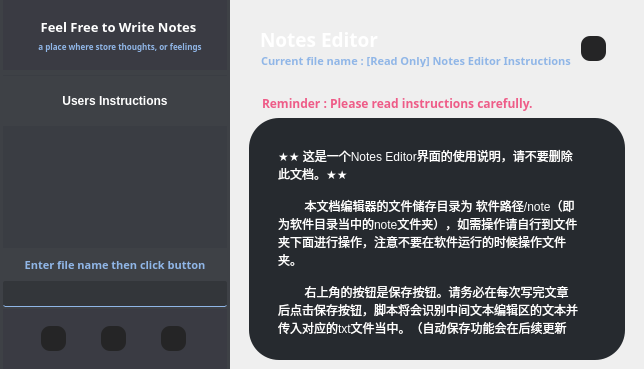
            <widget class="QWidget" name="page_note_container">
             <property name="styleSheet">
              <string notr="true">QScrollBar:vertical {
	border: none;
    background: #ffffff;
    width: 17.5px;
    margin: 0;
	border-radius: 0px;
 }
QScrollBar::handle:vertical {	
	background: #90b6e7;
	width :8px;
    min-height: 25px;
	border-radius: 4px
 }


/*设置上下按钮*/
 QScrollBar::add-line:vertical {
     border: none;
    background: transparent;
     height: 20px;
	border-bottom-left-radius: 4px;
    border-bottom-right-radius: 4px;
     subcontrol-position: bottom;
     subcontrol-origin: margin;
 }
 QScrollBar::sub-line:vertical {
	border: none;
    background: transparent;
     height: 20px;
	border-top-left-radius: 4px;
    border-top-right-radius: 4px;
     subcontrol-position: top;
     subcontrol-origin: margin;
 }


/*防止遮住滑条背景颜色*/
 QScrollBar::up-arrow:vertical, QScrollBar::down-arrow:vertical {
     background: none;
 }
 QScrollBar::add-page:vertical, QScrollBar::sub-page:vertical {
     background: none;
 }
</string>
             </property>
             <layout class="QHBoxLayout" name="horizontalLayout_7">
              <property name="spacing">
               <number>0</number>
              </property>
              <property name="leftMargin">
               <number>0</number>
              </property>
              <property name="topMargin">
               <number>0</number>
              </property>
              <property name="rightMargin">
               <number>0</number>
              </property>
              <property name="bottomMargin">
               <number>0</number>
              </property>
              <item>
               <widget class="QWidget" name="note_list" native="true">
                <property name="minimumSize">
                 <size>
                  <width>230</width>
                  <height>0</height>
                 </size>
                </property>
                <property name="maximumSize">
                 <size>
                  <width>230</width>
                  <height>16777215</height>
                 </size>
                </property>
                <property name="styleSheet">
                 <string notr="true">* {
background-color: #3e4146;
border : 0;
margin :0;
}



/* scroll bar*/
 QScrollBar:vertical {
	border: none;
    background: #303030;
    width: 8px;
    margin: 21px 0 21px 0;
	border-radius: 0px;
 }
 QScrollBar::handle:vertical {	
	background: #90b6e7;
    min-height: 25px;
	border-radius: 4px
 }


/*设置上下滑条按钮*/
 QScrollBar::add-line:vertical {
     border: none;
    background: #252526;
     height: 20px;
	border-bottom-left-radius: 4px;
    border-bottom-right-radius: 4px;
     subcontrol-position: bottom;
     subcontrol-origin: margin;
 }
 QScrollBar::sub-line:vertical {
	border: none;
    background: #252526;
     height: 20px;
	border-top-left-radius: 4px;
    border-top-right-radius: 4px;
     subcontrol-position: top;
     subcontrol-origin: margin;
 }


/*防止遮住滑条背景颜色*/
 QScrollBar::up-arrow:vertical, QScrollBar::down-arrow:vertical {
     background: none;
 }
 QScrollBar::add-page:vertical, QScrollBar::sub-page:vertical {
     background: none;
 }








/* scroll bar   horizontal 隐藏!!!!!*/
 QScrollBar:horizontal {
	border: none;
    background: transparent;
    width: 0;
 }
 QScrollBar::handle:horizontal {	
	border: none;
    background: transparent;
    width: 0;
 }


 QScrollBar::add-line:horizontal {
     border: none;
    background: transparent;
    width: 0;
 }
 QScrollBar::sub-line:horizontal {
	border: none;
    background: transparent;
    width: 0;
 }


/*防止遮住滑条背景颜色*/
 QScrollBar::up-arrow:horizontal, QScrollBar::down-arrow:horizontal {
     border: none;
    background: transparent;
    width: 0;
 }
 QScrollBar::add-page:horizontal, QScrollBar::sub-page:horizontal {
     border: none;
    background: transparent;
    width: 0;
 }







/*输入条*/
QLineEdit {
        background-color: #33363a;
        border-radius : 2px;
	    max-height : 9px;
        border-bottom: 1px solid #90b6e7;
        padding: 5px;
    }
QLineEdit:focus {
		background-color: #454555;
        border-bottom: 1px solid #ffffff;
    }
</string>
                </property>
                <layout class="QVBoxLayout" name="verticalLayout_15">
                 <property name="spacing">
                  <number>5</number>
                 </property>
                 <property name="leftMargin">
                  <number>3</number>
                 </property>
                 <property name="topMargin">
                  <number>0</number>
                 </property>
                 <property name="rightMargin">
                  <number>3</number>
                 </property>
                 <property name="bottomMargin">
                  <number>0</number>
                 </property>
                 <item>
                  <widget class="QWidget" name="note_list_text_container" native="true">
                   <property name="minimumSize">
                    <size>
                     <width>0</width>
                     <height>70</height>
                    </size>
                   </property>
                   <property name="maximumSize">
                    <size>
                     <width>16777215</width>
                     <height>70</height>
                    </size>
                   </property>
                   <property name="toolTip">
                    <string>Feel free to write notes here ~</string>
                   </property>
                   <property name="layoutDirection">
                    <enum>Qt::LayoutDirection::LeftToRight</enum>
                   </property>
                   <property name="styleSheet">
                    <string notr="true">background : #3a3b43;</string>
                   </property>
                   <layout class="QVBoxLayout" name="verticalLayout_17">
                    <property name="spacing">
                     <number>0</number>
                    </property>
                    <property name="leftMargin">
                     <number>0</number>
                    </property>
                    <property name="topMargin">
                     <number>0</number>
                    </property>
                    <property name="rightMargin">
                     <number>0</number>
                    </property>
                    <property name="bottomMargin">
                     <number>0</number>
                    </property>
                    <item>
                     <widget class="QWidget" name="note_text_container_3" native="true">
                      <property name="minimumSize">
                       <size>
                        <width>0</width>
                        <height>70</height>
                       </size>
                      </property>
                      <property name="maximumSize">
                       <size>
                        <width>16777215</width>
                        <height>70</height>
                       </size>
                      </property>
                      <property name="layoutDirection">
                       <enum>Qt::LayoutDirection::LeftToRight</enum>
                      </property>
                      <layout class="QVBoxLayout" name="verticalLayout_16">
                       <property name="spacing">
                        <number>5</number>
                       </property>
                       <property name="leftMargin">
                        <number>0</number>
                       </property>
                       <property name="topMargin">
                        <number>0</number>
                       </property>
                       <property name="rightMargin">
                        <number>0</number>
                       </property>
                       <property name="bottomMargin">
                        <number>0</number>
                       </property>
                       <item>
                        <spacer name="verticalSpacer_7">
                         <property name="orientation">
                          <enum>Qt::Orientation::Vertical</enum>
                         </property>
                         <property name="sizeType">
                          <enum>QSizePolicy::Policy::Fixed</enum>
                         </property>
                         <property name="sizeHint" stdset="0">
                          <size>
                           <width>20</width>
                           <height>18</height>
                          </size>
                         </property>
                        </spacer>
                       </item>
                       <item>
                        <widget class="QLabel" name="four_title_label_3">
                         <property name="maximumSize">
                          <size>
                           <width>16777215</width>
                           <height>18</height>
                          </size>
                         </property>
                         <property name="font">
                          <font>
                           <family>Comfortaa</family>
                           <pointsize>10</pointsize>
                           <bold>true</bold>
                          </font>
                         </property>
                         <property name="toolTip">
                          <string/>
                         </property>
                         <property name="layoutDirection">
                          <enum>Qt::LayoutDirection::LeftToRight</enum>
                         </property>
                         <property name="styleSheet">
                          <string notr="true">color: #ffffff; 
margin-left : 7px; </string>
                         </property>
                         <property name="text">
                          <string>Feel Free to Write Notes</string>
                         </property>
                         <property name="alignment">
                          <set>Qt::AlignmentFlag::AlignCenter</set>
                         </property>
                        </widget>
                       </item>
                       <item>
                        <widget class="QLabel" name="four_update_label_3">
                         <property name="maximumSize">
                          <size>
                           <width>16777215</width>
                           <height>12</height>
                          </size>
                         </property>
                         <property name="font">
                          <font>
                           <family>Comfortaa</family>
                           <pointsize>6</pointsize>
                           <bold>true</bold>
                          </font>
                         </property>
                         <property name="styleSheet">
                          <string notr="true">margin-left : 10px; 
color : #90b6e7;</string>
                         </property>
                         <property name="text">
                          <string>a place where store thoughts, or feelings</string>
                         </property>
                         <property name="alignment">
                          <set>Qt::AlignmentFlag::AlignCenter</set>
                         </property>
                        </widget>
                       </item>
                       <item>
                        <spacer name="verticalSpacer_6">
                         <property name="orientation">
                          <enum>Qt::Orientation::Vertical</enum>
                         </property>
                         <property name="sizeType">
                          <enum>QSizePolicy::Policy::Expanding</enum>
                         </property>
                         <property name="sizeHint" stdset="0">
                          <size>
                           <width>20</width>
                           <height>10</height>
                          </size>
                         </property>
                        </spacer>
                       </item>
                      </layout>
                     </widget>
                    </item>
                   </layout>
                  </widget>
                 </item>
                 <item>
                  <widget class="QScrollArea" name="scrollArea">
                   <property name="styleSheet">
                    <string notr="true">QPushButton {
	min-height : 50px;
	font-family : &quot;Comfortaa&quot;;
	font-weight : Bold;
	color : white;

}</string>
                   </property>
                   <property name="widgetResizable">
                    <bool>true</bool>
                   </property>
                   <widget class="QWidget" name="scrollAreaWidgetContents">
                    <property name="geometry">
                     <rect>
                      <x>0</x>
                      <y>0</y>
                      <width>224</width>
                      <height>554</height>
                     </rect>
                    </property>
                    <property name="styleSheet">
                     <string notr="true">* {
background:#3a3d43;
}

QPushButton {
	background-color : #3e4146;
	border : 0;
	max-width : 230px;
}

QPushButton:hover {
	background-color : #515660;
}

QPushButton:pressed {
	background-color : #2b2e32;
}
</string>
                    </property>
                    <layout class="QVBoxLayout" name="verticalLayout_18">
                     <property name="spacing">
                      <number>2</number>
                     </property>
                     <property name="leftMargin">
                      <number>0</number>
                     </property>
                     <property name="topMargin">
                      <number>1</number>
                     </property>
                     <property name="rightMargin">
                      <number>0</number>
                     </property>
                     <property name="bottomMargin">
                      <number>1</number>
                     </property>
                     <item>
                      <widget class="QPushButton" name="note_instructions_btn">
                       <property name="text">
                        <string>Users Instructions</string>
                       </property>
                      </widget>
                     </item>
                     <item>
                      <spacer name="verticalSpacer_8">
                       <property name="orientation">
                        <enum>Qt::Orientation::Vertical</enum>
                       </property>
                       <property name="sizeHint" stdset="0">
                        <size>
                         <width>20</width>
                         <height>40</height>
                        </size>
                       </property>
                      </spacer>
                     </item>
                    </layout>
                   </widget>
                  </widget>
                 </item>
                 <item>
                  <widget class="QLabel" name="note_status_bar">
                   <property name="font">
                    <font>
                     <family>Comfortaa</family>
                     <pointsize>8</pointsize>
                     <bold>true</bold>
                    </font>
                   </property>
                   <property name="styleSheet">
                    <string notr="true">color : #90b6e7; padding-top : 4px;</string>
                   </property>
                   <property name="text">
                    <string>Enter file name then click button</string>
                   </property>
                   <property name="alignment">
                    <set>Qt::AlignmentFlag::AlignCenter</set>
                   </property>
                  </widget>
                 </item>
                 <item>
                  <widget class="QLineEdit" name="note_enter_passage_name">
                   <property name="minimumSize">
                    <size>
                     <width>0</width>
                     <height>26</height>
                    </size>
                   </property>
                   <property name="font">
                    <font>
                     <family>Comfortaa</family>
                     <pointsize>8</pointsize>
                     <bold>true</bold>
                    </font>
                   </property>
                   <property name="styleSheet">
                    <string notr="true">color : white; </string>
                   </property>
                  </widget>
                 </item>
                 <item>
                  <widget class="QWidget" name="note_add_del_container" native="true">
                   <property name="minimumSize">
                    <size>
                     <width>0</width>
                     <height>60</height>
                    </size>
                   </property>
                   <property name="styleSheet">
                    <string notr="true">* {
background : #3a3b43;
}

/*每个按钮的样式在这里*/

QPushButton {
	background-color : #252526;
	border-radius : 9px;
}

QPushButton:hover {
	background-color : #33363a;
	border-radius : 9px;
}

QPushButton:pressed {
	background-color : #90b6e7;
	border-radius : 9px;
}


QPushButton#note_add_btn {
    icon: url(:/png/png/add_page.png);
    icon-size: 17px 17px;
}
QPushButton#note_add_btn:pressed {
    icon: url(:/png_press/png/add_page_press.png);
    icon-size: 17px 17px;
}
QPushButton#note_delete_btn {
    icon: url(:/png/png/delete.png);
    icon-size: 17px 17px;
}
QPushButton#note_delete_btn:pressed {
    icon: url(:/png_press/png/delete_press.png);
    icon-size: 17px 17px;
}
QPushButton#note_rename_btn {
    icon: url(:/png/png/rename.png);
    icon-size: 17px 17px;
}
QPushButton#note_rename_btn:pressed {
    icon: url(:/png_press/png/rename_press.png);
    icon-size: 17px 17px;
}

</string>
                   </property>
                   <layout class="QHBoxLayout" name="horizontalLayout_9">
                    <item>
                     <widget class="QPushButton" name="note_add_btn">
                      <property name="maximumSize">
                       <size>
                        <width>25</width>
                        <height>25</height>
                       </size>
                      </property>
                      <property name="styleSheet">
                       <string notr="true"/>
                      </property>
                      <property name="text">
                       <string/>
                      </property>
                     </widget>
                    </item>
                    <item>
                     <widget class="QPushButton" name="note_rename_btn">
                      <property name="maximumSize">
                       <size>
                        <width>25</width>
                        <height>25</height>
                       </size>
                      </property>
                      <property name="text">
                       <string/>
                      </property>
                     </widget>
                    </item>
                    <item>
                     <widget class="QPushButton" name="note_delete_btn">
                      <property name="maximumSize">
                       <size>
                        <width>25</width>
                        <height>25</height>
                       </size>
                      </property>
                      <property name="styleSheet">
                       <string notr="true"/>
                      </property>
                      <property name="text">
                       <string/>
                      </property>
                     </widget>
                    </item>
                   </layout>
                  </widget>
                 </item>
                </layout>
               </widget>
              </item>
              <item>
               <widget class="QWidget" name="content_area" native="true">
                <property name="minimumSize">
                 <size>
                  <width>0</width>
                  <height>0</height>
                 </size>
                </property>
                <layout class="QVBoxLayout" name="verticalLayout_11">
                 <item>
                  <widget class="QWidget" name="text_enter_container" native="true">
                   <property name="minimumSize">
                    <size>
                     <width>0</width>
                     <height>80</height>
                    </size>
                   </property>
                   <property name="maximumSize">
                    <size>
                     <width>16777215</width>
                     <height>80</height>
                    </size>
                   </property>
                   <property name="styleSheet">
                    <string notr="true">QPushButton {
	background-color : #252526;
	border-radius : 9px;
}

QPushButton:hover {
	background-color : #33363a;
	border-radius : 9px;
}

QPushButton:pressed {
	background-color : #90b6e7;
	border-radius : 9px;
}

QPushButton#save_text {
    icon: url(:/png/png/save_2.png);
    icon-size: 17px 17px;
}
QPushButton#save_text:pressed {
    icon: url(:/png_press/png/save_2_press.png);
    icon-size: 17px 17px;
}
</string>
                   </property>
                   <layout class="QHBoxLayout" name="horizontalLayout_8">
                    <property name="bottomMargin">
                     <number>9</number>
                    </property>
                    <item>
                     <widget class="QWidget" name="note_text_container" native="true">
                      <property name="maximumSize">
                       <size>
                        <width>16777215</width>
                        <height>40</height>
                       </size>
                      </property>
                      <layout class="QVBoxLayout" name="verticalLayout_12">
                       <property name="spacing">
                        <number>6</number>
                       </property>
                       <property name="leftMargin">
                        <number>0</number>
                       </property>
                       <property name="topMargin">
                        <number>0</number>
                       </property>
                       <property name="rightMargin">
                        <number>0</number>
                       </property>
                       <property name="bottomMargin">
                        <number>0</number>
                       </property>
                       <item>
                        <widget class="QLabel" name="note_title_label">
                         <property name="maximumSize">
                          <size>
                           <width>16777215</width>
                           <height>20</height>
                          </size>
                         </property>
                         <property name="font">
                          <font>
                           <family>Comfortaa</family>
                           <pointsize>14</pointsize>
                           <bold>true</bold>
                          </font>
                         </property>
                         <property name="styleSheet">
                          <string notr="true">color: #ffffff; 
margin-left : 7px; </string>
                         </property>
                         <property name="text">
                          <string>Notes Editor</string>
                         </property>
                        </widget>
                       </item>
                       <item>
                        <widget class="QLabel" name="note_update_label">
                         <property name="maximumSize">
                          <size>
                           <width>16777215</width>
                           <height>12</height>
                          </size>
                         </property>
                         <property name="font">
                          <font>
                           <family>Comfortaa</family>
                           <pointsize>8</pointsize>
                           <bold>true</bold>
                          </font>
                         </property>
                         <property name="styleSheet">
                          <string notr="true">margin-left : 10px; 
color : #90b6e7;</string>
                         </property>
                         <property name="text">
                          <string>Current file name : [Read Only] Notes Editor Instructions</string>
                         </property>
                        </widget>
                       </item>
                      </layout>
                     </widget>
                    </item>
                    <item>
                     <widget class="QPushButton" name="save_text">
                      <property name="enabled">
                       <bool>false</bool>
                      </property>
                      <property name="maximumSize">
                       <size>
                        <width>25</width>
                        <height>25</height>
                       </size>
                      </property>
                      <property name="toolTip">
                       <string/>
                      </property>
                      <property name="text">
                       <string/>
                      </property>
                     </widget>
                    </item>
                    <item>
                     <spacer name="horizontalSpacer_3">
                      <property name="orientation">
                       <enum>Qt::Orientation::Horizontal</enum>
                      </property>
                      <property name="sizeType">
                       <enum>QSizePolicy::Policy::Fixed</enum>
                      </property>
                      <property name="sizeHint" stdset="0">
                       <size>
                        <width>20</width>
                        <height>20</height>
                       </size>
                      </property>
                     </spacer>
                    </item>
                   </layout>
                  </widget>
                 </item>
                 <item>
                  <widget class="QLabel" name="note_label_notes">
                   <property name="font">
                    <font>
                     <family>Comfortaa</family>
                     <bold>true</bold>
                    </font>
                   </property>
                   <property name="styleSheet">
                    <string notr="true">color : #EE5C88; margin-left : 20px</string>
                   </property>
                   <property name="text">
                    <string>Reminder : Please read instructions carefully.</string>
                   </property>
                  </widget>
                 </item>
                 <item>
                  <widget class="QWidget" name="note_title_container" native="true">
                   <layout class="QVBoxLayout" name="verticalLayout_13">
                    <property name="spacing">
                     <number>0</number>
                    </property>
                    <property name="leftMargin">
                     <number>0</number>
                    </property>
                    <property name="topMargin">
                     <number>0</number>
                    </property>
                    <property name="rightMargin">
                     <number>0</number>
                    </property>
                    <property name="bottomMargin">
                     <number>0</number>
                    </property>
                    <item>
                     <widget class="QWidget" name="text_edit_container" native="true">
                      <property name="styleSheet">
                       <string notr="true">background-color : #262a2f;
border-radius:30px;
margin-left : 10px;
margin-right : 10px;</string>
                      </property>
                      <layout class="QVBoxLayout" name="verticalLayout_14">
                       <property name="spacing">
                        <number>25</number>
                       </property>
                       <property name="leftMargin">
                        <number>25</number>
                       </property>
                       <property name="topMargin">
                        <number>25</number>
                       </property>
                       <property name="rightMargin">
                        <number>25</number>
                       </property>
                       <property name="bottomMargin">
                        <number>25</number>
                       </property>
                       <item>
                        <widget class="QPlainTextEdit" name="plainTextEdit">
                         <property name="styleSheet">
                          <string notr="true">color : white; 
font-family : &quot;Comfortaa&quot;;</string>
                         </property>
                         <property name="readOnly">
                          <bool>true</bool>
                         </property>
                         <property name="plainText">
                          <string>★★ 这是一个Notes Editor界面的使用说明，请不要删除此文档。★★
	
        本文档编辑器的文件储存目录为 软件路径/note（即为软件目录当中的note文件夹），如需操作请自行到文件夹下面进行操作，注意不要在软件运行的时候操作文件夹。	

        右上角的按钮是保存按钮。请务必在每次写完文章后点击保存按钮，脚本将会识别中间文本编辑区的文本并传入对应的txt文件当中。（自动保存功能会在后续更新中加入）
        左下角有三个按钮，按顺序依次是：
                新建笔记，笔记重命名，删除笔记。

        -- 新建笔记：
	1. 先在最下方的输入框内输入笔记的名称，注意请不要在名称内包括空格，以及 \ / : * ? \&quot; &lt; &gt; | 这些系统默认不允许作为文件名称的字符。
	2. 点击左下角的 新建笔记 按钮，即可在左边Notes Editor边栏里看到对应的按钮，点击按钮即可进入文档编辑。
        -- 笔记重命名：
	1. 先在最下方输入想要更改的笔记的名称，注意大小写，脚本会尝试匹配对应的按钮。
	2. 当匹配成功后，对应的按钮下方将弹出新的输入框，请在新的输入框当中输入新的文件名，注意不要与其他文件重名或尝试输入非法字符。（此时文件夹下面的txt文档没有改名）
	3. 修改完成后，按任意键或者点击界面内的任意地方即可完成修改，脚本会自动修改文件夹目录下面的txt文档。
        -- 删除笔记：
	1. 在最下方的输入框内输入想要删除的笔记的名称。
	2. 点击 删除 按钮。（注意删除时不会弹出再次确认窗口且文件无法复原，请谨慎删除）

        编辑框目前暂时不支持插入图片和编辑字体样式，后续会逐步更新内容。
        祝使用愉快！(∠・ω&lt; )⌒★  Love from Kitazaki Hinata

------------------------------------------------------------------------------------------------------------------------------------------------------------------

★★ This is the usage guide for the Notes Editor interface. Please do not delete this document. ★★ 

        The file storage directory of this document editor is &quot;software path/note&quot; (which is the &quot;note&quot; folder within the software directory). If you need to operate, please do it directly in the folder. Be careful not to operate the folder while the software is running. 
        
        The button on the upper right corner is the save button. Please make sure to click the save button after each time you finish writing the article. The script will recognize the text in the middle text editing area and transfer it to the corresponding txt file. (The automatic save function will be added in the subsequent updates.)
        On the lower left corner, there are three buttons in sequence:
                New note, Rename note, Delete note. 

        -- Create a new note:
        1. First, enter the name of the note in the bottom input box. Please make sure not to include spaces, as well as characters such as \ / : * ? &quot; &lt; &gt; | which are system-prohibited for use as file names.
        2. Click the &quot;Create Note&quot; button at the bottom left corner, and you will see the corresponding button in the Notes Editor sidebar on the left. Click the button to enter the document editing mode.

        -- Rename a note:
        1. Enter the name of the note you want to change in the bottom input box. Pay attention to the case. The script will try to match the corresponding button.
        2. Once the match is successful, a new input box will appear below the corresponding button. Please enter the new file name in the new input box. Be sure not to have the same name as other files or input illegal characters. (At this time, the txt document under the folder has not been renamed)
        3. After the modification is completed, press any key or click anywhere on the interface to complete the modification. The script will automatically modify the txt document under the folder directory.
        -- Delete a note:
        1. Enter the name of the note you want to delete in the bottom input box.
        2. Click the &quot;Delete&quot; button. (Note that no confirmation window will pop up when deleting and the file cannot be restored. Please be cautious when deleting) 

        The edit box currently does not support inserting images or editing font styles. Updates will be gradually released in the future.
        Enjoy your use! (∠·ω&lt; )⌒★ Love from Kitazaki Hinata</string>
                         </property>
                        </widget>
                       </item>
                      </layout>
                     </widget>
                    </item>
                   </layout>
                  </widget>
                 </item>
                </layout>
               </widget>
              </item>
             </layout>
            </widget>
